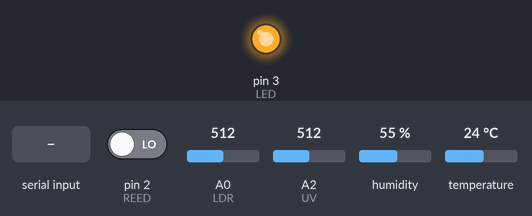
Recording of a sketch running on a simulated Arduino Uno, built with avr-gcc and run on an emulated ATmega328P. On the bench: output pins drawn as LEDs (lit = HIGH). The test bench sets the inputs (shaded band); at power-on: pin 2 (REED) LOW, A0 (LDR) = 512, A2 (UV) = 512, humidity 55 %, temperature 24 °C. The local clock reads 2024-03-15 10:24:30 at power-on unless the sketch sets it; storage starts empty; what the sketch prints to the serial monitor is not drawn.

Above: at 1.2 s.
1.3 s: "d\n" received over Serial
3.8 s: "l\n" received over Serial
Timing chart, 0 to 6.8 s (numbered marks = the images above; inputs shaded):
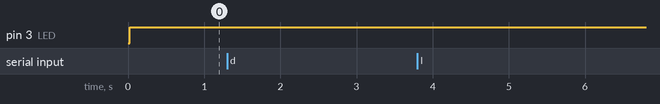

The sketch:

STORMBREAKER.ino
```cpp
/* Código Stormbreaker - Grupo 1

    Bibliotecas necessárias implícitas:
    Adafruit Unified Sensor (RTClib e DHT dependem desta)

    Utilização de memória (UNO): 64%
*/

#include <DHT.h> //Instalar AUS

#include <SD.h>

#include "RTClib.h" //Instalar AUS

RTC_DS1307 rtc;

const int LDR = A0;
const int DHTP = A1;
const int UV = A2;
const int REED = 2; //Responsável pela medição de RPM da ventoinha conectada ao anemômetro
const int LED = 3; //LED I/O SD em operação
const int SDCS = 10; //Pino Chip Select do módulo SD
const int DHTTYPE = DHT11;

DHT dht(DHTP, DHTTYPE);

File logFile; //Arquivo em que serão guardadas as informações

float UV_index = 0;
float humidity = 0;
float temp = 0;
float RPM = 0;
float luminosity = 0;

int interval = 1; //Intervalo em minutos
int lastMinute = 0;
int thresholdUV = 0;

int pulses = 0;
bool pulseSwitched = 0; //True enquanto o sensor reed está HIGH depois de incrementar o número de pulsos para evitar falsos positivos de rotação. Reseta em LOW.

void setup() {
  pinMode(LDR, INPUT);
  pinMode(DHTP, INPUT);
  pinMode(UV, INPUT);
  pinMode(REED, INPUT);
  pinMode(LED, OUTPUT);

  digitalWrite(LED, LOW);

  Serial.begin(9600);

  if (!SD.begin(SDCS)) {
    Serial.println("Erro inicializando o cartao!");
  } else {
    Serial.println("Cartao Inicializado");
    digitalWrite(LED_BUILTIN, HIGH);
  }

  thresholdUV = analogRead(UV);
  rtc.begin();
  dht.begin();
}

void loop() {

    if (Serial.available()) {
    String valueSerial = Serial.readString();
    char interpret = valueSerial.charAt(0);

    switch (interpret) {
    case 'd':
      //Computador envia sinal pedindo mudança de horário salvo do RTC
      rtc.adjust(DateTime(F(__DATE__), F(__TIME__)));

      Serial.print("Novo horario estabelecido");
      break;
    case 'l':
      //Computador pede a transferência das informações no log salvo no cartão SD
      logFile = SD.open("log.txt", FILE_READ);

      if (!logFile) {
        Serial.println("Erro na abertura do arquivo!");
      } else {
        delay(3);
        Serial.println("Leitura do SD:");
        String buffer = "";
        while (logFile.available()) {
          //Lê até primeiro carriage return, escreve linha. Maior estabilidade do que readString em testes
          buffer = logFile.readStringUntil('\n');
          Serial.println(buffer);
        }

        Serial.println("-----------------------------------");
      }
      break;
    }
  } else {
    digitalWrite(LED, HIGH);

    //Realiza leitura de sensores e tradução de valores
    UV_index = analogRead(UV) - thresholdUV;
    temp = dht.readTemperature();
    humidity = dht.readHumidity();
    luminosity = analogRead(LDR);

    DateTime now = rtc.now();
    //A diferença do último valor de minuto guardado tem que ser maior que o intervalo estabelecido pelo usuário
    if (now.minute() - lastMinute >= interval || lastMinute > now.minute()) {
      logFile = SD.open("log.txt", FILE_WRITE);

      //LED mostra se o cartão SD está em estado de leitura/escrita para impedir que o usuário desligue o Arduino e corrompa o arquivo
      digitalWrite(LED, HIGH);
      RPM = pulses;
      pulses = 0;

      //String de buffer para parsing tem que ser declarada a cada iteração do loop
      char format[] = "DD/MM/YYYY - hh:mm:ss";

      //Escrever desta forma economiza recursos e memória do Arduino em comparação a concatenação de strings/objetos por operador + adicionada em novas versões
      Serial.print(now.toString(format));
      Serial.print("|");
      Serial.print(temp);
      Serial.print("|");
      Serial.print(humidity);
      Serial.print("|");
      Serial.print(RPM);
      Serial.print("|");
      Serial.print(UV_index);
      Serial.print("|");
      Serial.println(luminosity);
      if (!logFile.println()) {
        Serial.println("Erro na abertura do arquivo!");
      } else {
        logFile.print(now.toString(format));
        logFile.print("|");
        logFile.print(temp);
        logFile.print("|");
        logFile.print(humidity);
        logFile.print("|");
        logFile.print(RPM);
        logFile.print("|");
        logFile.print(UV_index);
        logFile.print("|");
        logFile.print(luminosity);
        logFile.flush();
      }

      lastMinute = now.minute();
      digitalWrite(LED, LOW);
    } else {
      if (digitalRead(REED)) {
        if (!pulseSwitched) {
          pulses++;
          pulseSwitched = true;
        }
      } else {
        pulseSwitched = false;
      }
    }
  }
}
```
